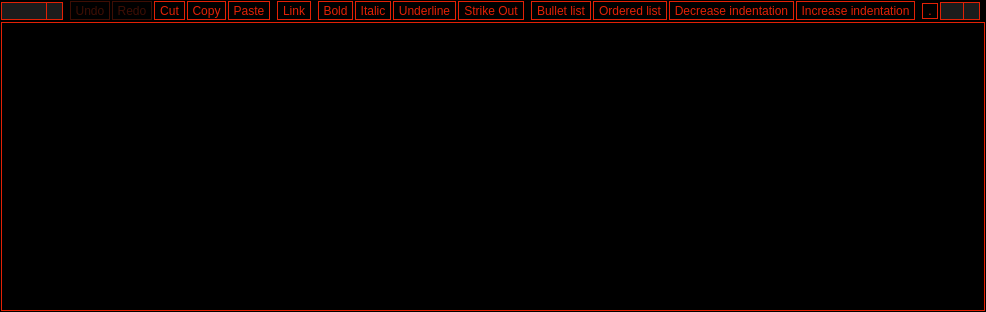
<?xml version="1.0" encoding="UTF-8"?>
<ui version="4.0">
 <class>MRichTextEdit</class>
 <widget class="QWidget" name="MRichTextEdit">
  <property name="geometry">
   <rect>
    <x>0</x>
    <y>0</y>
    <width>819</width>
    <height>312</height>
   </rect>
  </property>
  <property name="palette">
   <palette>
    <active>
     <colorrole role="WindowText">
      <brush brushstyle="SolidPattern">
       <color alpha="255">
        <red>242</red>
        <green>101</green>
        <blue>34</blue>
       </color>
      </brush>
     </colorrole>
     <colorrole role="Button">
      <brush brushstyle="SolidPattern">
       <color alpha="255">
        <red>0</red>
        <green>0</green>
        <blue>0</blue>
       </color>
      </brush>
     </colorrole>
     <colorrole role="Light">
      <brush brushstyle="SolidPattern">
       <color alpha="255">
        <red>255</red>
        <green>180</green>
        <blue>144</blue>
       </color>
      </brush>
     </colorrole>
     <colorrole role="Midlight">
      <brush brushstyle="SolidPattern">
       <color alpha="255">
        <red>248</red>
        <green>140</green>
        <blue>89</blue>
       </color>
      </brush>
     </colorrole>
     <colorrole role="Dark">
      <brush brushstyle="SolidPattern">
       <color alpha="255">
        <red>121</red>
        <green>50</green>
        <blue>17</blue>
       </color>
      </brush>
     </colorrole>
     <colorrole role="Mid">
      <brush brushstyle="SolidPattern">
       <color alpha="255">
        <red>161</red>
        <green>67</green>
        <blue>22</blue>
       </color>
      </brush>
     </colorrole>
     <colorrole role="Text">
      <brush brushstyle="SolidPattern">
       <color alpha="255">
        <red>242</red>
        <green>101</green>
        <blue>34</blue>
       </color>
      </brush>
     </colorrole>
     <colorrole role="BrightText">
      <brush brushstyle="SolidPattern">
       <color alpha="255">
        <red>255</red>
        <green>255</green>
        <blue>255</blue>
       </color>
      </brush>
     </colorrole>
     <colorrole role="ButtonText">
      <brush brushstyle="SolidPattern">
       <color alpha="255">
        <red>242</red>
        <green>101</green>
        <blue>34</blue>
       </color>
      </brush>
     </colorrole>
     <colorrole role="Base">
      <brush brushstyle="SolidPattern">
       <color alpha="255">
        <red>0</red>
        <green>0</green>
        <blue>0</blue>
       </color>
      </brush>
     </colorrole>
     <colorrole role="Window">
      <brush brushstyle="SolidPattern">
       <color alpha="255">
        <red>0</red>
        <green>0</green>
        <blue>0</blue>
       </color>
      </brush>
     </colorrole>
     <colorrole role="Shadow">
      <brush brushstyle="SolidPattern">
       <color alpha="255">
        <red>0</red>
        <green>0</green>
        <blue>0</blue>
       </color>
      </brush>
     </colorrole>
     <colorrole role="AlternateBase">
      <brush brushstyle="SolidPattern">
       <color alpha="255">
        <red>248</red>
        <green>178</green>
        <blue>144</blue>
       </color>
      </brush>
     </colorrole>
     <colorrole role="ToolTipBase">
      <brush brushstyle="SolidPattern">
       <color alpha="255">
        <red>255</red>
        <green>255</green>
        <blue>220</blue>
       </color>
      </brush>
     </colorrole>
     <colorrole role="ToolTipText">
      <brush brushstyle="SolidPattern">
       <color alpha="255">
        <red>0</red>
        <green>0</green>
        <blue>0</blue>
       </color>
      </brush>
     </colorrole>
    </active>
    <inactive>
     <colorrole role="WindowText">
      <brush brushstyle="SolidPattern">
       <color alpha="255">
        <red>242</red>
        <green>101</green>
        <blue>34</blue>
       </color>
      </brush>
     </colorrole>
     <colorrole role="Button">
      <brush brushstyle="SolidPattern">
       <color alpha="255">
        <red>0</red>
        <green>0</green>
        <blue>0</blue>
       </color>
      </brush>
     </colorrole>
     <colorrole role="Light">
      <brush brushstyle="SolidPattern">
       <color alpha="255">
        <red>255</red>
        <green>180</green>
        <blue>144</blue>
       </color>
      </brush>
     </colorrole>
     <colorrole role="Midlight">
      <brush brushstyle="SolidPattern">
       <color alpha="255">
        <red>248</red>
        <green>140</green>
        <blue>89</blue>
       </color>
      </brush>
     </colorrole>
     <colorrole role="Dark">
      <brush brushstyle="SolidPattern">
       <color alpha="255">
        <red>121</red>
        <green>50</green>
        <blue>17</blue>
       </color>
      </brush>
     </colorrole>
     <colorrole role="Mid">
      <brush brushstyle="SolidPattern">
       <color alpha="255">
        <red>161</red>
        <green>67</green>
        <blue>22</blue>
       </color>
      </brush>
     </colorrole>
     <colorrole role="Text">
      <brush brushstyle="SolidPattern">
       <color alpha="255">
        <red>242</red>
        <green>101</green>
        <blue>34</blue>
       </color>
      </brush>
     </colorrole>
     <colorrole role="BrightText">
      <brush brushstyle="SolidPattern">
       <color alpha="255">
        <red>255</red>
        <green>255</green>
        <blue>255</blue>
       </color>
      </brush>
     </colorrole>
     <colorrole role="ButtonText">
      <brush brushstyle="SolidPattern">
       <color alpha="255">
        <red>242</red>
        <green>101</green>
        <blue>34</blue>
       </color>
      </brush>
     </colorrole>
     <colorrole role="Base">
      <brush brushstyle="SolidPattern">
       <color alpha="255">
        <red>0</red>
        <green>0</green>
        <blue>0</blue>
       </color>
      </brush>
     </colorrole>
     <colorrole role="Window">
      <brush brushstyle="SolidPattern">
       <color alpha="255">
        <red>0</red>
        <green>0</green>
        <blue>0</blue>
       </color>
      </brush>
     </colorrole>
     <colorrole role="Shadow">
      <brush brushstyle="SolidPattern">
       <color alpha="255">
        <red>0</red>
        <green>0</green>
        <blue>0</blue>
       </color>
      </brush>
     </colorrole>
     <colorrole role="AlternateBase">
      <brush brushstyle="SolidPattern">
       <color alpha="255">
        <red>248</red>
        <green>178</green>
        <blue>144</blue>
       </color>
      </brush>
     </colorrole>
     <colorrole role="ToolTipBase">
      <brush brushstyle="SolidPattern">
       <color alpha="255">
        <red>255</red>
        <green>255</green>
        <blue>220</blue>
       </color>
      </brush>
     </colorrole>
     <colorrole role="ToolTipText">
      <brush brushstyle="SolidPattern">
       <color alpha="255">
        <red>0</red>
        <green>0</green>
        <blue>0</blue>
       </color>
      </brush>
     </colorrole>
    </inactive>
    <disabled>
     <colorrole role="WindowText">
      <brush brushstyle="SolidPattern">
       <color alpha="255">
        <red>242</red>
        <green>101</green>
        <blue>34</blue>
       </color>
      </brush>
     </colorrole>
     <colorrole role="Button">
      <brush brushstyle="SolidPattern">
       <color alpha="255">
        <red>0</red>
        <green>0</green>
        <blue>0</blue>
       </color>
      </brush>
     </colorrole>
     <colorrole role="Light">
      <brush brushstyle="SolidPattern">
       <color alpha="255">
        <red>255</red>
        <green>180</green>
        <blue>144</blue>
       </color>
      </brush>
     </colorrole>
     <colorrole role="Midlight">
      <brush brushstyle="SolidPattern">
       <color alpha="255">
        <red>248</red>
        <green>140</green>
        <blue>89</blue>
       </color>
      </brush>
     </colorrole>
     <colorrole role="Dark">
      <brush brushstyle="SolidPattern">
       <color alpha="255">
        <red>121</red>
        <green>50</green>
        <blue>17</blue>
       </color>
      </brush>
     </colorrole>
     <colorrole role="Mid">
      <brush brushstyle="SolidPattern">
       <color alpha="255">
        <red>161</red>
        <green>67</green>
        <blue>22</blue>
       </color>
      </brush>
     </colorrole>
     <colorrole role="Text">
      <brush brushstyle="SolidPattern">
       <color alpha="255">
        <red>242</red>
        <green>101</green>
        <blue>34</blue>
       </color>
      </brush>
     </colorrole>
     <colorrole role="BrightText">
      <brush brushstyle="SolidPattern">
       <color alpha="255">
        <red>255</red>
        <green>255</green>
        <blue>255</blue>
       </color>
      </brush>
     </colorrole>
     <colorrole role="ButtonText">
      <brush brushstyle="SolidPattern">
       <color alpha="255">
        <red>242</red>
        <green>101</green>
        <blue>34</blue>
       </color>
      </brush>
     </colorrole>
     <colorrole role="Base">
      <brush brushstyle="SolidPattern">
       <color alpha="255">
        <red>0</red>
        <green>0</green>
        <blue>0</blue>
       </color>
      </brush>
     </colorrole>
     <colorrole role="Window">
      <brush brushstyle="SolidPattern">
       <color alpha="255">
        <red>0</red>
        <green>0</green>
        <blue>0</blue>
       </color>
      </brush>
     </colorrole>
     <colorrole role="Shadow">
      <brush brushstyle="SolidPattern">
       <color alpha="255">
        <red>0</red>
        <green>0</green>
        <blue>0</blue>
       </color>
      </brush>
     </colorrole>
     <colorrole role="AlternateBase">
      <brush brushstyle="SolidPattern">
       <color alpha="255">
        <red>242</red>
        <green>101</green>
        <blue>34</blue>
       </color>
      </brush>
     </colorrole>
     <colorrole role="ToolTipBase">
      <brush brushstyle="SolidPattern">
       <color alpha="255">
        <red>255</red>
        <green>255</green>
        <blue>220</blue>
       </color>
      </brush>
     </colorrole>
     <colorrole role="ToolTipText">
      <brush brushstyle="SolidPattern">
       <color alpha="255">
        <red>0</red>
        <green>0</green>
        <blue>0</blue>
       </color>
      </brush>
     </colorrole>
    </disabled>
   </palette>
  </property>
  <property name="windowTitle">
   <string notr="true"/>
  </property>
  <property name="styleSheet">
   <string notr="true">color: #e32105;
background-color: #000;

</string>
  </property>
  <layout class="QVBoxLayout" name="verticalLayout">
   <property name="spacing">
    <number>1</number>
   </property>
   <property name="leftMargin">
    <number>1</number>
   </property>
   <property name="topMargin">
    <number>1</number>
   </property>
   <property name="rightMargin">
    <number>1</number>
   </property>
   <property name="bottomMargin">
    <number>1</number>
   </property>
   <item>
    <widget class="QWidget" name="f_toolbar" native="true">
     <property name="styleSheet">
      <string notr="true">QToolTip {
                             color: #e32105;
                             border: 1px solid #3d0e04;
                             background-color: #000;
                             /*padding: 10px 10px;*/
                             border-radius: 3px;
                             /*opacity: 200;*/
                             min-height: 20px;
                             /*min-width:60px;*/
                        }
QToolButton {
	background-color: #000;
	color: #e32105;
	border: 1px solid #e32105;
}

QToolButton:hover {
	color: #e32105;
	background-color: #3d0e04;
}

QToolButton:pressed:flat {
	color: #000;
	background-color: #e32105;
}

QToolButton:!enabled {
	color: #3d0e04;
	border: 1px solid #3d0e04;
}

QComboBox {
    border: 1px solid #e32105;
	background-color: #1c1c1c;
}

QComboBox::drop-down {
    subcontrol-origin: padding;
    subcontrol-position: top right;
    /*width: 15px;*/
    border-left-width: 1px;
    border-left-color: #e32105;
    border-left-style: solid;
}

QComboBox::down-arrow {
    image: url(:/icons/down_arrow);
}

QComboBox QAbstractItemView
{
background-color: #1c1c1c;;
selection-background-color:#3d0e04;
selection-color: #e32105; 
border: 1px solid #e32105;
color:#e32105;
}
</string>
     </property>
     <layout class="QHBoxLayout" name="horizontalLayout">
      <property name="spacing">
       <number>2</number>
      </property>
      <property name="leftMargin">
       <number>0</number>
      </property>
      <property name="topMargin">
       <number>0</number>
      </property>
      <property name="rightMargin">
       <number>0</number>
      </property>
      <property name="bottomMargin">
       <number>0</number>
      </property>
      <item>
       <widget class="QComboBox" name="f_paragraph">
        <property name="focusPolicy">
         <enum>Qt::ClickFocus</enum>
        </property>
        <property name="toolTip">
         <string>Paragraph formatting</string>
        </property>
        <property name="styleSheet">
         <string notr="true">QComboBox {
    border: 1px solid #e32105;
	background-color: #1c1c1c;
}

QComboBox::drop-down {
    subcontrol-origin: padding;
    subcontrol-position: top right;
    /*width: 15px;*/
    border-left-width: 1px;
    border-left-color: #e32105;
    border-left-style: solid;
}

QComboBox::down-arrow {
    image: url(:/icons/down_arrow);
}

QComboBox QAbstractItemView
{
background-color: #1c1c1c;
selection-background-color:#3d0e04;
selection-color: #e32105; 
border: 1px solid #e32105;
color:#e32105;
}
</string>
        </property>
        <property name="editable">
         <bool>true</bool>
        </property>
       </widget>
      </item>
      <item>
       <widget class="Line" name="line_4">
        <property name="orientation">
         <enum>Qt::Vertical</enum>
        </property>
       </widget>
      </item>
      <item>
       <widget class="QToolButton" name="f_undo">
        <property name="enabled">
         <bool>false</bool>
        </property>
        <property name="focusPolicy">
         <enum>Qt::ClickFocus</enum>
        </property>
        <property name="toolTip">
         <string>Undo (CTRL+Z)</string>
        </property>
        <property name="styleSheet">
         <string notr="true"/>
        </property>
        <property name="text">
         <string>Undo</string>
        </property>
        <property name="icon">
         <iconset theme="edit-undo">
          <normaloff/>
         </iconset>
        </property>
        <property name="iconSize">
         <size>
          <width>16</width>
          <height>16</height>
         </size>
        </property>
       </widget>
      </item>
      <item>
       <widget class="QToolButton" name="f_redo">
        <property name="enabled">
         <bool>false</bool>
        </property>
        <property name="focusPolicy">
         <enum>Qt::ClickFocus</enum>
        </property>
        <property name="toolTip">
         <string>Redo</string>
        </property>
        <property name="styleSheet">
         <string notr="true"/>
        </property>
        <property name="text">
         <string>Redo</string>
        </property>
        <property name="icon">
         <iconset theme="edit-redo">
          <normaloff/>
         </iconset>
        </property>
        <property name="iconSize">
         <size>
          <width>16</width>
          <height>16</height>
         </size>
        </property>
       </widget>
      </item>
      <item>
       <widget class="QToolButton" name="f_cut">
        <property name="focusPolicy">
         <enum>Qt::ClickFocus</enum>
        </property>
        <property name="toolTip">
         <string>Cut (CTRL+X)</string>
        </property>
        <property name="styleSheet">
         <string notr="true"/>
        </property>
        <property name="text">
         <string>Cut</string>
        </property>
        <property name="icon">
         <iconset theme="edit-cut">
          <normaloff/>
         </iconset>
        </property>
        <property name="iconSize">
         <size>
          <width>16</width>
          <height>16</height>
         </size>
        </property>
       </widget>
      </item>
      <item>
       <widget class="QToolButton" name="f_copy">
        <property name="focusPolicy">
         <enum>Qt::ClickFocus</enum>
        </property>
        <property name="toolTip">
         <string>Copy (CTRL+C)</string>
        </property>
        <property name="styleSheet">
         <string notr="true"/>
        </property>
        <property name="text">
         <string>Copy</string>
        </property>
        <property name="icon">
         <iconset theme="edit-copy">
          <normaloff/>
         </iconset>
        </property>
        <property name="iconSize">
         <size>
          <width>16</width>
          <height>16</height>
         </size>
        </property>
       </widget>
      </item>
      <item>
       <widget class="QToolButton" name="f_paste">
        <property name="focusPolicy">
         <enum>Qt::ClickFocus</enum>
        </property>
        <property name="toolTip">
         <string>Paste (CTRL+V)</string>
        </property>
        <property name="styleSheet">
         <string notr="true"/>
        </property>
        <property name="text">
         <string>Paste</string>
        </property>
        <property name="icon">
         <iconset theme="edit-paste">
          <normaloff/>
         </iconset>
        </property>
        <property name="iconSize">
         <size>
          <width>16</width>
          <height>16</height>
         </size>
        </property>
       </widget>
      </item>
      <item>
       <widget class="Line" name="line">
        <property name="orientation">
         <enum>Qt::Vertical</enum>
        </property>
       </widget>
      </item>
      <item>
       <widget class="QToolButton" name="f_link">
        <property name="focusPolicy">
         <enum>Qt::ClickFocus</enum>
        </property>
        <property name="toolTip">
         <string>Link (CTRL+L)</string>
        </property>
        <property name="styleSheet">
         <string notr="true"/>
        </property>
        <property name="text">
         <string>Link</string>
        </property>
        <property name="icon">
         <iconset theme="applications-internet">
          <normaloff/>
         </iconset>
        </property>
        <property name="iconSize">
         <size>
          <width>16</width>
          <height>16</height>
         </size>
        </property>
        <property name="checkable">
         <bool>true</bool>
        </property>
       </widget>
      </item>
      <item>
       <widget class="Line" name="line_3">
        <property name="orientation">
         <enum>Qt::Vertical</enum>
        </property>
       </widget>
      </item>
      <item>
       <widget class="QToolButton" name="f_bold">
        <property name="focusPolicy">
         <enum>Qt::ClickFocus</enum>
        </property>
        <property name="toolTip">
         <string notr="true">Bold (CTRL+B)</string>
        </property>
        <property name="styleSheet">
         <string notr="true"/>
        </property>
        <property name="text">
         <string>Bold</string>
        </property>
        <property name="icon">
         <iconset theme="format-text-bold">
          <normaloff/>
         </iconset>
        </property>
        <property name="iconSize">
         <size>
          <width>16</width>
          <height>16</height>
         </size>
        </property>
        <property name="checkable">
         <bool>true</bool>
        </property>
       </widget>
      </item>
      <item>
       <widget class="QToolButton" name="f_italic">
        <property name="focusPolicy">
         <enum>Qt::ClickFocus</enum>
        </property>
        <property name="toolTip">
         <string>Italic (CTRL+I)</string>
        </property>
        <property name="styleSheet">
         <string notr="true"/>
        </property>
        <property name="text">
         <string>Italic</string>
        </property>
        <property name="icon">
         <iconset theme="format-text-italic">
          <normaloff/>
         </iconset>
        </property>
        <property name="iconSize">
         <size>
          <width>16</width>
          <height>16</height>
         </size>
        </property>
        <property name="checkable">
         <bool>true</bool>
        </property>
       </widget>
      </item>
      <item>
       <widget class="QToolButton" name="f_underline">
        <property name="focusPolicy">
         <enum>Qt::ClickFocus</enum>
        </property>
        <property name="toolTip">
         <string>Underline (CTRL+U)</string>
        </property>
        <property name="styleSheet">
         <string notr="true"/>
        </property>
        <property name="text">
         <string>Underline</string>
        </property>
        <property name="icon">
         <iconset theme="format-text-underline">
          <normaloff/>
         </iconset>
        </property>
        <property name="iconSize">
         <size>
          <width>16</width>
          <height>16</height>
         </size>
        </property>
        <property name="checkable">
         <bool>true</bool>
        </property>
       </widget>
      </item>
      <item>
       <widget class="QToolButton" name="f_strikeout">
        <property name="styleSheet">
         <string notr="true"/>
        </property>
        <property name="text">
         <string>Strike Out</string>
        </property>
        <property name="checkable">
         <bool>true</bool>
        </property>
       </widget>
      </item>
      <item>
       <widget class="Line" name="line_5">
        <property name="orientation">
         <enum>Qt::Vertical</enum>
        </property>
       </widget>
      </item>
      <item>
       <widget class="QToolButton" name="f_list_bullet">
        <property name="focusPolicy">
         <enum>Qt::ClickFocus</enum>
        </property>
        <property name="toolTip">
         <string>Bullet list (CTRL+-)</string>
        </property>
        <property name="styleSheet">
         <string notr="true"/>
        </property>
        <property name="text">
         <string>Bullet list</string>
        </property>
        <property name="iconSize">
         <size>
          <width>16</width>
          <height>16</height>
         </size>
        </property>
        <property name="checkable">
         <bool>true</bool>
        </property>
       </widget>
      </item>
      <item>
       <widget class="QToolButton" name="f_list_ordered">
        <property name="focusPolicy">
         <enum>Qt::ClickFocus</enum>
        </property>
        <property name="toolTip">
         <string>Ordered list (CTRL+=)</string>
        </property>
        <property name="styleSheet">
         <string notr="true"/>
        </property>
        <property name="text">
         <string>Ordered list</string>
        </property>
        <property name="iconSize">
         <size>
          <width>16</width>
          <height>16</height>
         </size>
        </property>
        <property name="checkable">
         <bool>true</bool>
        </property>
       </widget>
      </item>
      <item>
       <widget class="QToolButton" name="f_indent_dec">
        <property name="focusPolicy">
         <enum>Qt::ClickFocus</enum>
        </property>
        <property name="toolTip">
         <string>Decrease indentation (CTRL+,)</string>
        </property>
        <property name="styleSheet">
         <string notr="true"/>
        </property>
        <property name="text">
         <string>Decrease indentation</string>
        </property>
        <property name="icon">
         <iconset theme="format-indent-less">
          <normaloff/>
         </iconset>
        </property>
        <property name="iconSize">
         <size>
          <width>16</width>
          <height>16</height>
         </size>
        </property>
       </widget>
      </item>
      <item>
       <widget class="QToolButton" name="f_indent_inc">
        <property name="focusPolicy">
         <enum>Qt::ClickFocus</enum>
        </property>
        <property name="toolTip">
         <string>Increase indentation (CTRL+.)</string>
        </property>
        <property name="styleSheet">
         <string notr="true"/>
        </property>
        <property name="text">
         <string>Increase indentation</string>
        </property>
        <property name="icon">
         <iconset theme="format-indent-more">
          <normaloff/>
         </iconset>
        </property>
        <property name="iconSize">
         <size>
          <width>16</width>
          <height>16</height>
         </size>
        </property>
       </widget>
      </item>
      <item>
       <widget class="Line" name="line_2">
        <property name="orientation">
         <enum>Qt::Vertical</enum>
        </property>
       </widget>
      </item>
      <item>
       <widget class="QToolButton" name="f_bgcolor">
        <property name="minimumSize">
         <size>
          <width>16</width>
          <height>16</height>
         </size>
        </property>
        <property name="maximumSize">
         <size>
          <width>16</width>
          <height>16</height>
         </size>
        </property>
        <property name="focusPolicy">
         <enum>Qt::ClickFocus</enum>
        </property>
        <property name="toolTip">
         <string>Text background color</string>
        </property>
        <property name="styleSheet">
         <string notr="true"/>
        </property>
        <property name="text">
         <string>.</string>
        </property>
        <property name="iconSize">
         <size>
          <width>16</width>
          <height>16</height>
         </size>
        </property>
       </widget>
      </item>
      <item>
       <widget class="QComboBox" name="f_fontsize">
        <property name="minimumSize">
         <size>
          <width>40</width>
          <height>0</height>
         </size>
        </property>
        <property name="focusPolicy">
         <enum>Qt::ClickFocus</enum>
        </property>
        <property name="toolTip">
         <string>Font size</string>
        </property>
        <property name="styleSheet">
         <string notr="true">QComboBox {
    border: 1px solid #e32105;
	background-color: #1c1c1c;
}

QComboBox::drop-down {
    subcontrol-origin: padding;
    subcontrol-position: top right;
    /*width: 15px;*/
    border-left-width: 1px;
    border-left-color: #e32105;
    border-left-style: solid;
}

QComboBox::down-arrow {
    image: url(:/icons/down_arrow);
}

QComboBox QAbstractItemView
{
background-color: #1c1c1c;
selection-background-color:#3d0e04;
selection-color: #e32105; 
border: 1px solid #e32105;
color:#e32105;
}
</string>
        </property>
        <property name="editable">
         <bool>true</bool>
        </property>
       </widget>
      </item>
      <item>
       <widget class="Line" name="line_6">
        <property name="orientation">
         <enum>Qt::Vertical</enum>
        </property>
       </widget>
      </item>
      <item>
       <spacer name="horizontalSpacer">
        <property name="orientation">
         <enum>Qt::Horizontal</enum>
        </property>
        <property name="sizeHint" stdset="0">
         <size>
          <width>40</width>
          <height>20</height>
         </size>
        </property>
       </spacer>
      </item>
     </layout>
     <zorder>f_paragraph</zorder>
     <zorder>line_4</zorder>
     <zorder>f_undo</zorder>
     <zorder>f_redo</zorder>
     <zorder>f_cut</zorder>
     <zorder>f_copy</zorder>
     <zorder>f_paste</zorder>
     <zorder>line</zorder>
     <zorder>f_link</zorder>
     <zorder>line_3</zorder>
     <zorder>f_italic</zorder>
     <zorder>f_underline</zorder>
     <zorder>line_2</zorder>
     <zorder>f_fontsize</zorder>
     <zorder>line_5</zorder>
     <zorder>f_list_bullet</zorder>
     <zorder>f_list_ordered</zorder>
     <zorder>f_indent_dec</zorder>
     <zorder>f_indent_inc</zorder>
     <zorder>f_bold</zorder>
     <zorder>f_bgcolor</zorder>
     <zorder>f_strikeout</zorder>
     <zorder>line_6</zorder>
    </widget>
   </item>
   <item>
    <widget class="QTextEdit" name="f_textedit">
     <property name="styleSheet">
      <string notr="true">border: 1px solid #e32105;</string>
     </property>
     <property name="autoFormatting">
      <set>QTextEdit::AutoNone</set>
     </property>
     <property name="tabChangesFocus">
      <bool>true</bool>
     </property>
    </widget>
   </item>
  </layout>
 </widget>
 <resources/>
 <connections/>
</ui>
